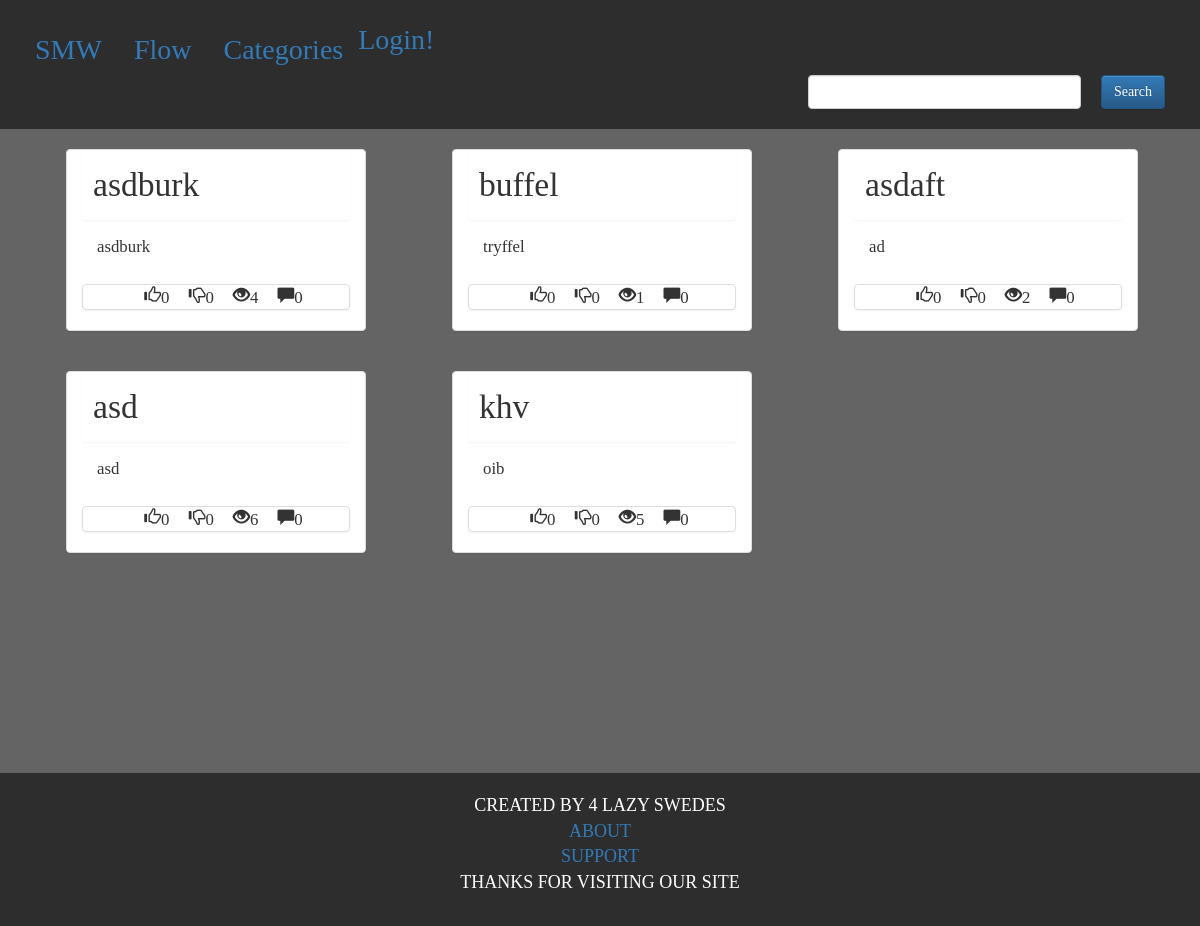
/Flow/, run on an earlier commit of the app's database.
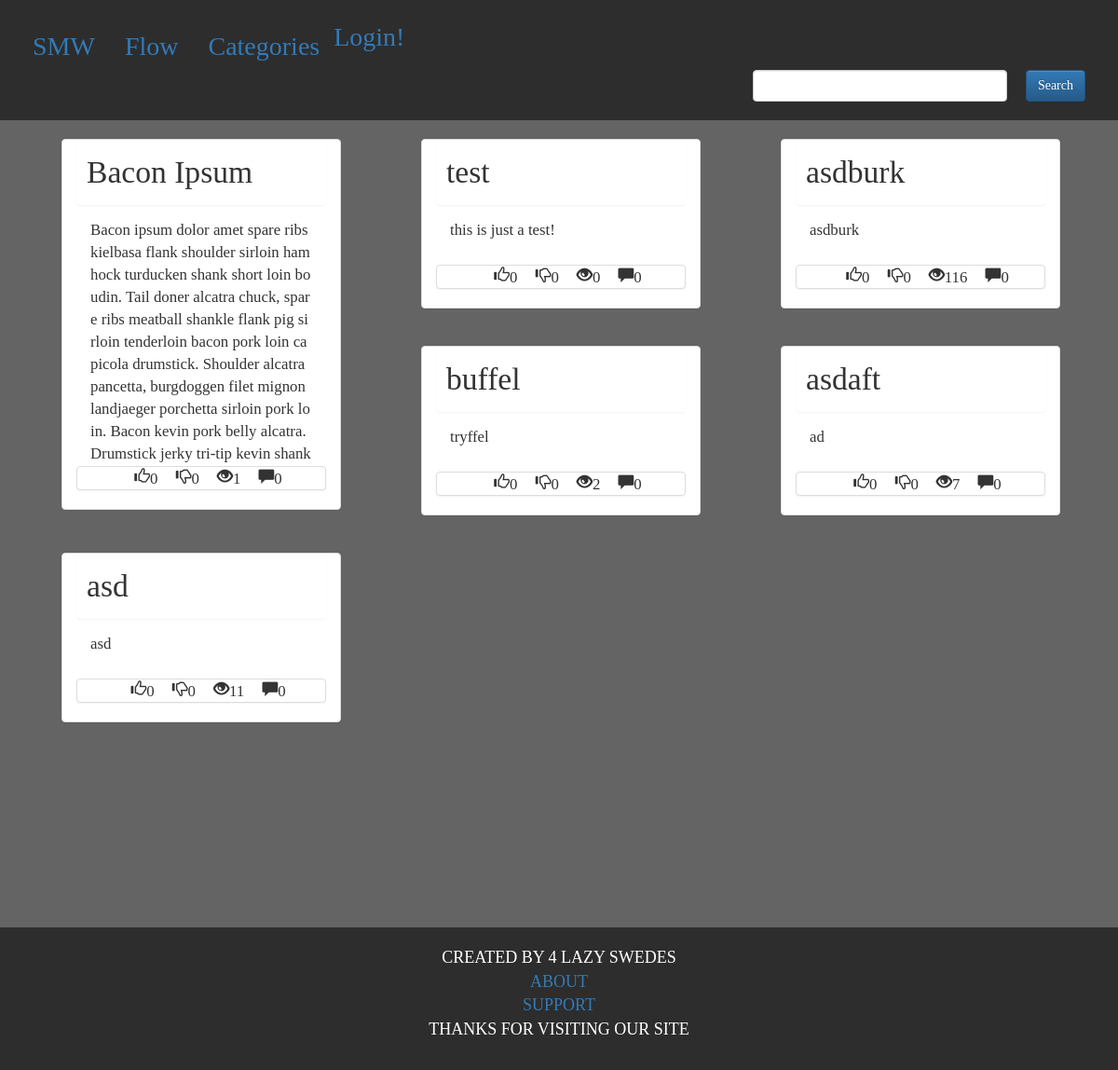
And on a later commit of the database.
### smw/models.py (models this page shows, shortened)
class Post(models.Model):
    User = models.ForeignKey(User, on_delete=models.CASCADE)
    Category = models.ForeignKey(Category, on_delete=models.CASCADE)
    Title = models.CharField(max_length=200)
    Idea = models.TextField(unique=True)
    Tags = models.CharField(max_length=200, blank=True, null=True)
    Views = models.IntegerField(default=0)
    Wants = models.IntegerField(default=0)
    Shlts = models.IntegerField(default=0)
    Post_Date = models.DateTimeField(default=datetime.now)
    def comment_count(self):
         return self.comment_set.count()

### smw/views.py (the view)
# urls.py: url(r'^Flow/$', views.FlowView.as_view(), name='flow'),#flow view of all posts
class FlowView(generic.ListView):
    template_name = "smw/flow.html"
    def get_queryset(self):
        return Post.objects.order_by("-Post_Date")

### smw/templates/smw/flow.html (shortened to what this page needs)
{% extends 'smw/base.html' %}
{% block body %}
{% for idea in object_list %}
<div class="panel panel-default col-lg-3 col-md-5 col-sm-11 col-xs-11 panelCust">
    <p class="panel panel-title col-md-12 title"><a href="{% url 'smw:idea' idea.pk %}">{{idea.Title}}</a></p>
    <div class="panel-body">
        <p>{{idea.Idea}}</p>
    </div>
    <center>
        <div class="panel panel-default col-md-12">
            <p class="glyphicon glyphicon-thumbs-up">{{idea.Wants}}</p>
            <p class="glyphicon glyphicon-thumbs-down">{{idea.Shlts}}</p>
            <p class="glyphicon glyphicon-eye-open">{{idea.Views}}</p>
            <p class="glyphicon glyphicon-comment">{{idea.comment_count}}</p>
        </div>
    </center>
</div>
{% endfor %}
{% endblock %}

What changed in the data, as far as the page shows it:
removed Post: Title "khv", Idea "oib", Wants "0", Shlts "0", Views "5", comment_count "0"
added Post: Title "Bacon Ipsum", Idea "Bacon ipsum dolor amet spare ribs kielbasa flank shoulder sirloin ham hock turducken shank short loin boudin. Tail doner alcatra chuck, spare ribs meatball shankle flank pig sirloin tenderloin bacon pork loin capicola drumstick. Shoulder alcatra pancetta, burgdoggen filet mignon landjaeger porchetta sirloin pork loin. Bacon kevin pork belly alcatra. Drumstick jerky tri-tip kevin shank…", Wants "0", Shlts "0", Views "1", comment_count "0"
added Post: Title "test", Idea "this is just a test!", Wants "0", Shlts "0", Views "0", comment_count "0"
changed Post "asdburk": Views "4" → "116"
changed Post "buffel": Views "1" → "2"
changed Post "asdaft": Views "2" → "7"
changed Post "asd": Views "6" → "11"
